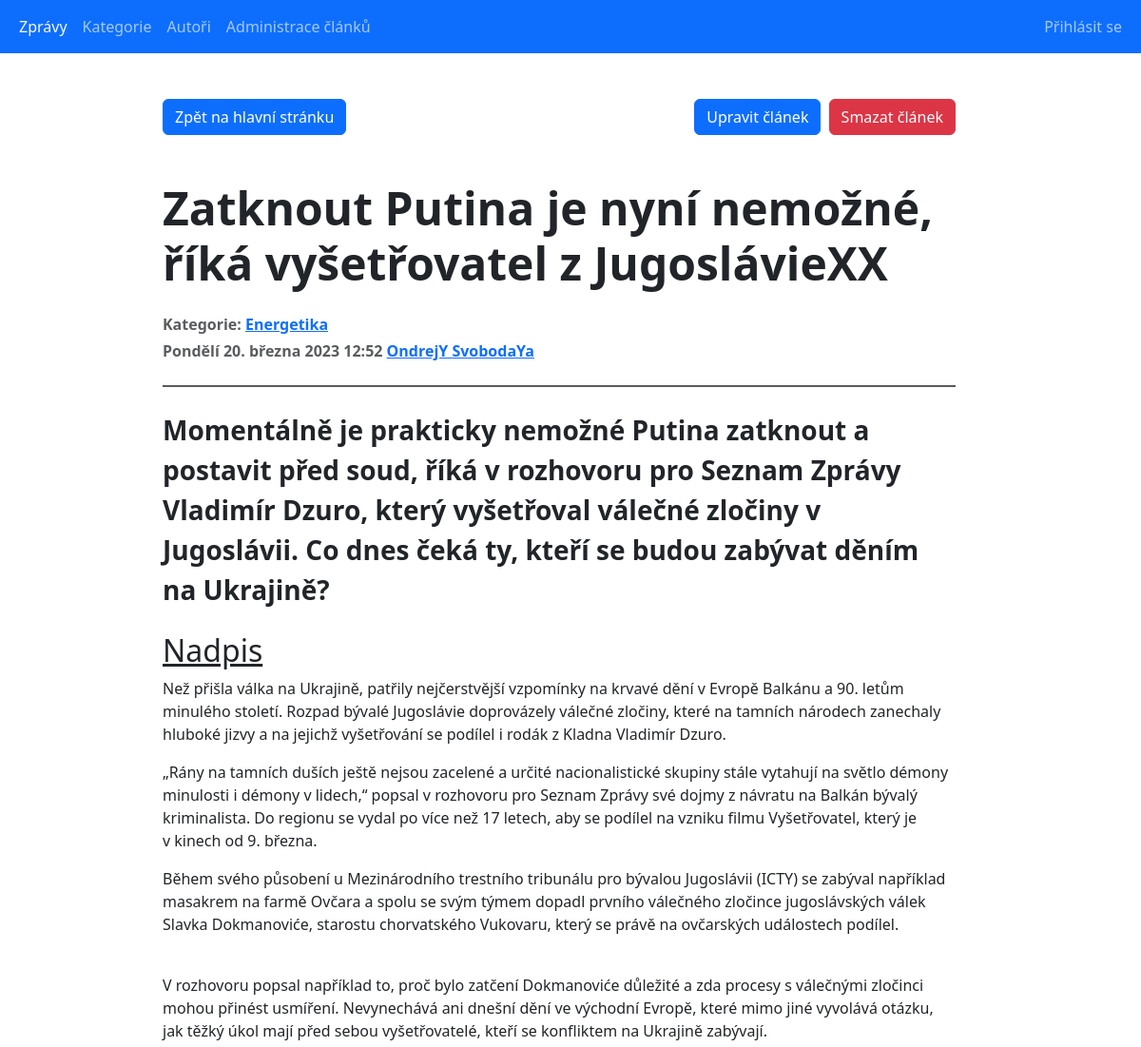
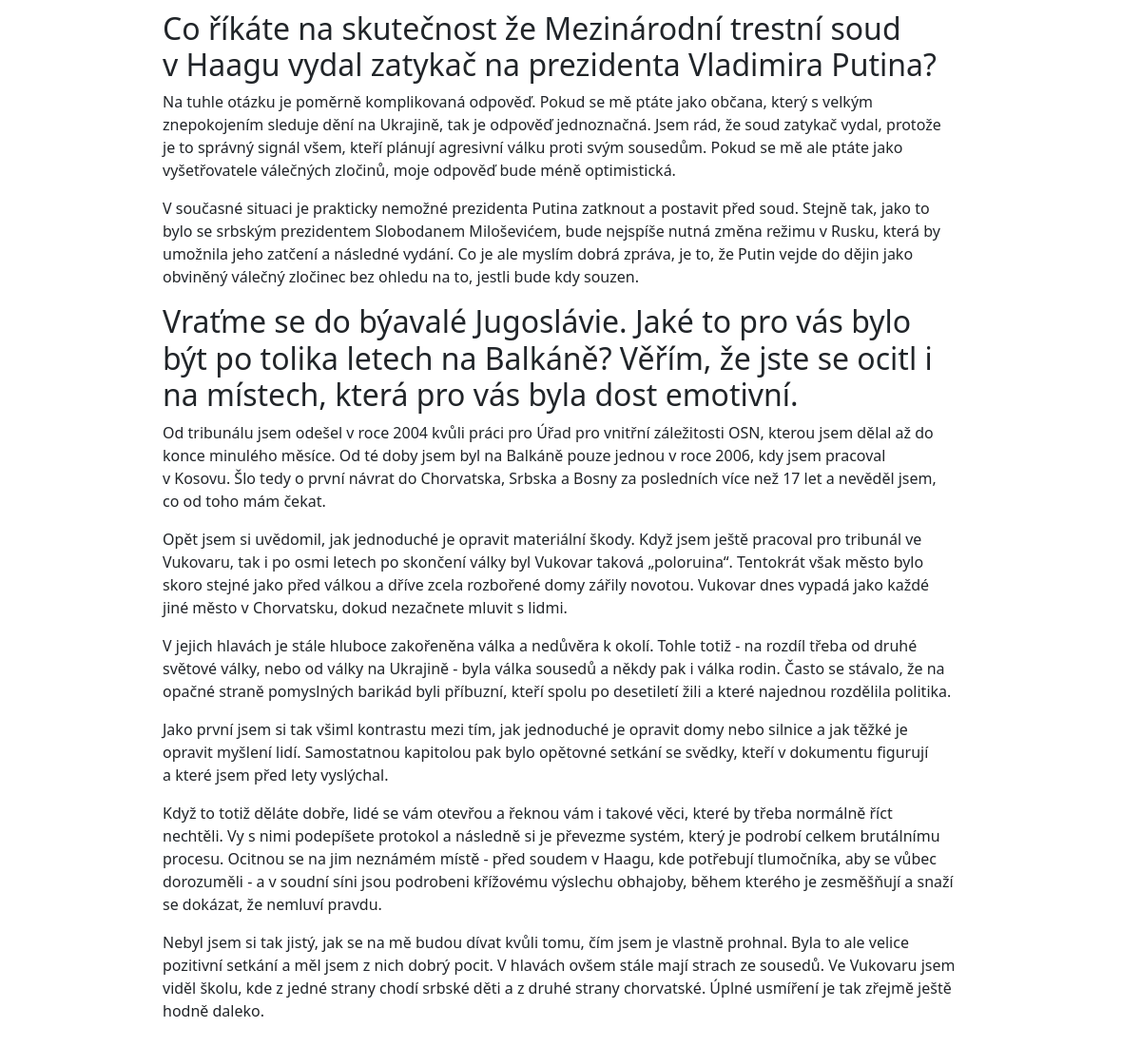
The page /main_projekt/articles_detail.php?article_id=5 on the database its author committed (2 pictures, top to bottom).
### tables this page shows
CREATE TABLE `articles` (
  `id` int(10) UNSIGNED NOT NULL,
  `introduction` text DEFAULT NULL,
  `content` text DEFAULT NULL,
  `title` text DEFAULT NULL,
  `author_id` int(10) UNSIGNED NOT NULL,
  `category_id` int(10) UNSIGNED NOT NULL,
  `created_at` datetime NOT NULL DEFAULT current_timestamp(),
  `is_published` tinyint(1) NOT NULL DEFAULT 0 COMMENT 'Zveřejněný/Nezveřejněný'
);

CREATE TABLE `categories` (
  `id` int(10) UNSIGNED NOT NULL,
  `category_name` varchar(50) NOT NULL
);

### main_projekt/classes/Database.php (called while the page is built, shortened)
<?php
class Database
{
    public function __construct()
    {
        $this->conn = new PDO(self::DSN, self::USERNAME, self::PASSWORD, [
            PDO::ATTR_ERRMODE => PDO::ERRMODE_EXCEPTION,
        ]);
        $this->conn->query('SET NAMES utf8');
    }
}

### main_projekt/classes/DateUtils.php (called while the page is built)
<?php
class DateUtils {
    public static function DatumCesky(string $date): string
    {
        $englishDate = (new Datetime($date))->format('l d. F Y H:i');
        $men = [
            'January', 'February', 'March', 'April', 'May',
            'June', 'July', 'August', 'September', 'October',
            'November', 'December'
        ];
        $mcz = [
            'ledna', 'února', 'března', 'dubna', 'května',
            'června', 'července', 'srpna', 'září', 'října',
            'listopadu', 'prosince'
        ];
        $englishDate = str_replace($men, $mcz, $englishDate);
        $den = [
            'Monday', 'Tuesday', 'Wednesday', 'Thursday',
            'Friday', 'Saturday', 'Sunday'
        ];
        $dcz = [
            'Pondělí', 'Úterý', 'Středa', 'Čtvrtek',
            'Pátek', 'Sobota', 'Neděle'
        ];
        return str_replace($den, $dcz, $englishDate);
    }
}

### main_projekt/articles_detail.php (the view, shortened to what this page needs)
<?php
require_once 'classes/Database.php';
require_once 'classes/DateUtils.php';
$db = new Database();
if (isset($_GET['article_id']) && is_numeric($_GET['article_id'])) {
    $sql = 'SELECT a.*, CONCAT(ath.name, " ", ath.surname) as author_fullname, c.id as cat_id, c.category_name from articles a
            left join authors ath on a.author_id = ath.id
            left join categories c on a.category_id = c.id
            where a.id = :article_id';
    $stmt = $db->conn->prepare($sql);
    $stmt->execute([
       ':article_id' => $_GET['article_id'],
    ]);
    $article = $stmt->fetch(PDO::FETCH_ASSOC);
}
else {
    header('Location: index.php');
    die();
}
?>
<!doctype html>
<html lang="cs">
<head>
    <link rel="stylesheet" href="./bootstrap/css/bootstrap.min.css">
</head>
<body>
<?php include_once 'reusable_components/navbar.php'; ?>
<div class="container-fluid row justify-content-center">
    <div class="col-sm-10 col-lg-9 p-4">
        <div class="mb-4">
            <div class="mb-5 d-flex justify-content-between">
                <div>
                    <a href="index.php" class="btn btn-primary">Zpět na hlavní stránku</a>
                </div>
                <div>
                    <a href="articles_edit.php?id=<?= $article['id'] ?>&redirect=articles_detail" class="btn btn-primary me-1">Upravit článek</a>
                    <a href="articles_delete.php?id=<?= $article['id'] ?>" class="btn btn-danger">Smazat článek</a>
                </div>
            </div>
            <div class="display-5 fw-bold mb-4">
                <?= $article['title'] ?>
            </div>
            <div class="text-muted fw-semibold mb-1">
                Kategorie:
                <a href="categories_detail.php?id=<?= $article['cat_id'] ?>"><?= $article['category_name'] ?></a>
            </div>
            <div class="text-muted fw-semibold mb-4">
                <time>
                    <?= DateUtils::DatumCesky($article['created_at']) ?>
                </time>
                <a href="authors_detail.php?id=<?= $article['author_id'] ?>"><?= $article['author_fullname'] ?></a>
            </div>
            <hr class="border border-dark border-1 opacity-75 mb-4">
            <div class="ar_introduction mb-3 fs-3 fw-bold">
                <?= $article['introduction'] ?>
            </div>
        </div>
        <div>
            <?= $article['content'] ?>
        </div>
    </div>
</div>
</body>
</html>

### rows shown on the page
articles: title "Zatknout Putina je nyní nemožné, říká vyšetřovatel z JugoslávieXX", category.category_name "Energetika", created_at "Pondělí 20. března 2023 12:52", introduction "Momentálně je prakticky nemožné Putina zatknout a postavit před soud, říká v rozhovoru pro Seznam Zprávy Vladimír Dzuro, který vyšetřoval válečné zločiny v Jugoslávii. Co dnes čeká ty, kteří se budou zabývat děním na Ukrajině?", content "Nadpis Než přišla válka na Ukrajině, patřily nejčerstvější vzpomínky na krvavé dění v Evropě Balkánu a 90. letům minulého století. Rozpad bývalé Jugoslávie doprovázely válečné zločiny, které na tamních národech zanechaly hluboké jizvy a na jejichž vyšetřování se podílel i rodák z Kladna Vladimír Dzuro. „Rány na tamních duších ještě nejsou zacelené a určité nacionalistické skupiny stále vytahují na světlo démony minulosti i démony v lidech,“ popsal v rozhovoru pro Seznam Zprávy své dojmy z návratu na Balkán bývalý kriminalista. Do regionu se vydal po více než 17 letech, aby se podílel na vzniku filmu Vyšetřovatel, který je v kinech od 9. března. Během svého působení u Mezinárodního trestního…"

### other values the page prints
$article['author_fullname'] "OndrejY SvobodaYa"
